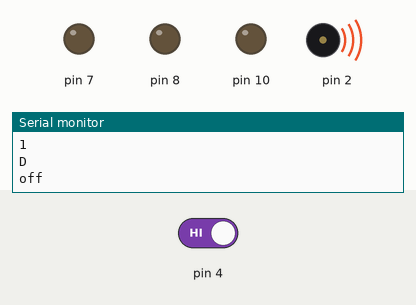
Bench run of a sketch on a simulated Arduino Uno, built with avr-gcc and run on an emulated ATmega328P. Parts: output pins drawn as LEDs (lit = HIGH), buzzer (waves = sounding), the last lines printed to the serial monitor. The inputs (shaded band) are chosen by the test bench; at power-on: pin 4 HIGH.

Above: at 1.2 s.
1.3 s: pin 4 driven LOW
At 2.1 s:
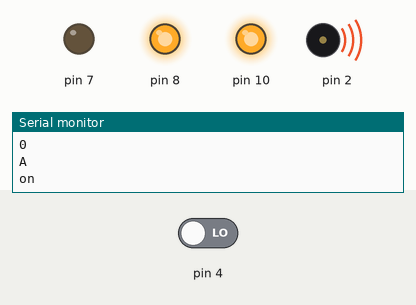
At 3.3 s:
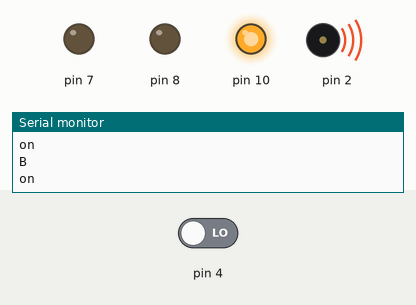
3.8 s: pin 4 driven HIGH
At 5.6 s:
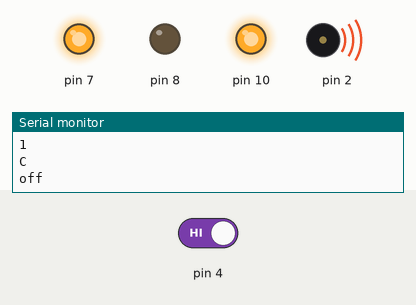
Timing chart, 0 to 7.8 s (numbered marks = the images above; inputs shaded):
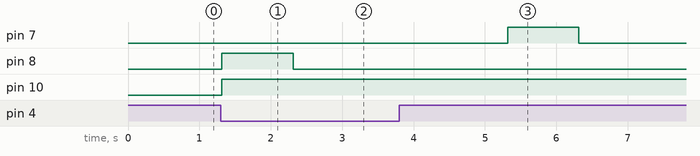

The sketch:

expo_code.ino
```cpp
int x=0;

void setup() {
  Serial.begin(9600);
  tone(2,38000);
  pinMode(4, INPUT);
  pinMode(7, OUTPUT);
  pinMode(8, OUTPUT);
  pinMode(10, OUTPUT);
  digitalWrite(8, LOW);
  digitalWrite(7, LOW);
}

void loop() {
  int detect=digitalRead(4);

  Serial.println(detect);
  if(detect==0){

    if(x==0){
      Serial.println("A");
      Serial.println("on");
      digitalWrite(7, LOW);
      digitalWrite(8, HIGH);
      analogWrite(10, 255);
      delay(1000);
      x=1;
    }
    if(x==1){
      Serial.println("B");
      Serial.println("on");
      digitalWrite(7, LOW);
      digitalWrite(8, LOW);
      delay(3000);
    }
  }

  else{
    if(x==1){
    Serial.println("C");
    Serial.println("off");
    analogWrite(10, 255);
    digitalWrite(8, LOW);
    digitalWrite(7, HIGH);
    delay(1000);
    x=0;
    }
    else{
      Serial.println("D");
      Serial.println("off");
      digitalWrite(8, LOW);
      digitalWrite(7, LOW);
    }
  }
}
```

Measured:
- after the input at 1.3 s, pin 8: LOW → HIGH at once, → LOW 1.0 s later; pin 10: LOW → HIGH at once
- after the input at 3.8 s, pin 7: LOW → HIGH after 1.5 s, → LOW 1.0 s later
